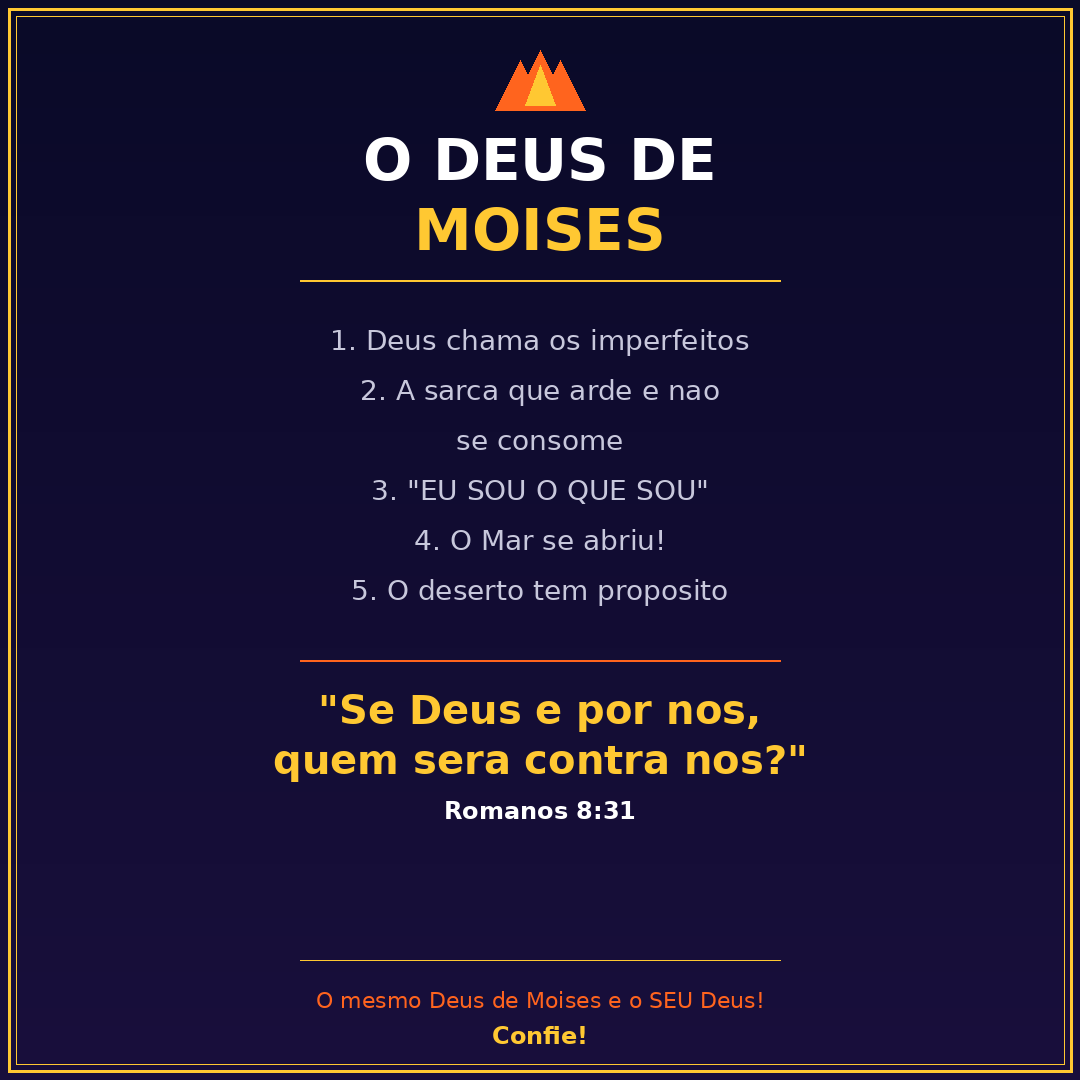

Here is the Python script that generated this plot:
"""
Script para criar imagem e postar no Instagram sobre o Deus de Moisés.

Na sua máquina local:
    pip install instagrapi Pillow
    python post_deus_moises.py
"""

import os
import sys
from pathlib import Path
from PIL import Image, ImageDraw, ImageFont


IMAGE_PATH = os.path.join(os.path.dirname(os.path.abspath(__file__)), "post_deus_moises.png")

CAPTION = """🔥 O DEUS DE MOISÉS 🔥

O Deus que abriu o Mar Vermelho é o mesmo Deus que abre caminhos na sua vida!

📖 Lições poderosas da história de Moisés:

1️⃣ Deus chama os imperfeitos — Moisés gaguejava, mas Deus o escolheu para libertar um povo inteiro. Suas limitações não limitam Deus!

2️⃣ A sarça que arde e não se consome — Deus se revelou no lugar mais improvável. Ele pode se revelar a você hoje, onde você estiver.

3️⃣ "EU SOU O QUE SOU" — Deus não precisa de apresentação. Ele é o mesmo ontem, hoje e sempre. (Êxodo 3:14)

4️⃣ O Mar se abriu! — Quando não havia saída, Deus criou um caminho no meio do impossível. Ele faz o mesmo por você!

5️⃣ O deserto tem propósito — 40 anos no deserto não foram castigo, foram preparação. Seu deserto também tem propósito!

💪 Se Deus é por nós, quem será contra nós? (Romanos 8:31)

🙏 O mesmo Deus de Moisés é o SEU Deus. Confie!

#DeusDeMoises #Fe #Biblia #DeusEFiel #PalavradeDeus #ExodoBiblico #MarVermelho #Jesus #Cristo #VidaCrista #FeCrista #DevocionalDiario #MensagemDeDeus
"""


def criar_imagem(output_path=IMAGE_PATH):
    """Cria uma imagem 1080x1080 para o post do Instagram."""
    largura, altura = 1080, 1080

    # Fundo degradê escuro (azul escuro para preto)
    img = Image.new("RGB", (largura, altura), (10, 10, 40))
    draw = ImageDraw.Draw(img)

    # Criar efeito de degradê manual
    for y in range(altura):
        r = int(10 + (25 - 10) * (y / altura))
        g = int(10 + (15 - 10) * (y / altura))
        b = int(40 + (60 - 40) * (y / altura))
        draw.line([(0, y), (largura, y)], fill=(r, g, b))

    # Fontes
    try:
        font_titulo = ImageFont.truetype("/usr/share/fonts/truetype/dejavu/DejaVuSans-Bold.ttf", 58)
        font_sub = ImageFont.truetype("/usr/share/fonts/truetype/dejavu/DejaVuSans-Bold.ttf", 40)
        font_texto = ImageFont.truetype("/usr/share/fonts/truetype/dejavu/DejaVuSans.ttf", 28)
        font_versiculo = ImageFont.truetype("/usr/share/fonts/truetype/dejavu/DejaVuSans-Bold.ttf", 24)
        font_rodape = ImageFont.truetype("/usr/share/fonts/truetype/dejavu/DejaVuSans.ttf", 22)
    except OSError:
        font_titulo = ImageFont.load_default()
        font_sub = font_titulo
        font_texto = font_titulo
        font_versiculo = font_titulo
        font_rodape = font_titulo

    cor_dourada = (255, 200, 50)
    cor_branca = (255, 255, 255)
    cor_fogo = (255, 100, 30)
    cor_clara = (200, 200, 220)

    # === Borda dourada ===
    draw.rectangle([8, 8, largura - 8, altura - 8], outline=cor_dourada, width=3)
    draw.rectangle([16, 16, largura - 16, altura - 16], outline=(255, 200, 50, 128), width=1)

    # === Símbolo da sarça ardente (fogo estilizado) ===
    centro_x = 540
    # Chamas (triângulos simples)
    chama_pontos = [
        [(centro_x, 50), (centro_x - 30, 110), (centro_x + 30, 110)],
        [(centro_x - 20, 60), (centro_x - 45, 110), (centro_x + 5, 110)],
        [(centro_x + 20, 60), (centro_x - 5, 110), (centro_x + 45, 110)],
    ]
    for pontos in chama_pontos:
        draw.polygon(pontos, fill=cor_fogo)
    # Chama central amarela
    draw.polygon([(centro_x, 65), (centro_x - 15, 105), (centro_x + 15, 105)], fill=cor_dourada)

    # === Título ===
    draw.text((540, 160), "O DEUS DE", fill=cor_branca, font=font_titulo, anchor="mm")
    draw.text((540, 230), "MOISES", fill=cor_dourada, font=font_titulo, anchor="mm")

    # Linha decorativa
    draw.line([(300, 280), (780, 280)], fill=cor_dourada, width=2)

    # === Tópicos ===
    topicos = [
        "Deus chama os imperfeitos",
        "A sarca que arde e nao",
        "se consome",
        "\"EU SOU O QUE SOU\"",
        "O Mar se abriu!",
        "O deserto tem proposito",
    ]

    y_pos = 340
    marcador = 1
    for texto in topicos:
        if texto in ("se consome",):
            # Continuação da linha anterior
            draw.text((540, y_pos), texto, fill=cor_clara, font=font_texto, anchor="mm")
            y_pos += 50
            continue
        draw.text((540, y_pos), f"{marcador}. {texto}", fill=cor_clara, font=font_texto, anchor="mm")
        marcador += 1
        y_pos += 50

    # === Versículo destaque ===
    draw.line([(300, y_pos + 20), (780, y_pos + 20)], fill=cor_fogo, width=2)

    draw.text((540, y_pos + 70), "\"Se Deus e por nos,", fill=cor_dourada, font=font_sub, anchor="mm")
    draw.text((540, y_pos + 120), "quem sera contra nos?\"", fill=cor_dourada, font=font_sub, anchor="mm")
    draw.text((540, y_pos + 170), "Romanos 8:31", fill=cor_branca, font=font_versiculo, anchor="mm")

    # === Rodapé ===
    draw.line([(300, altura - 120), (780, altura - 120)], fill=cor_dourada, width=1)
    draw.text((540, altura - 80), "O mesmo Deus de Moises e o SEU Deus!", fill=cor_fogo, font=font_rodape, anchor="mm")
    draw.text((540, altura - 45), "Confie!", fill=cor_dourada, font=font_versiculo, anchor="mm")

    img.save(output_path, "PNG")
    print(f"✅ Imagem criada: {output_path}")
    return output_path


if __name__ == "__main__":
    criar_imagem()
    print(f"\n📝 Legenda do post:\n{CAPTION}")
